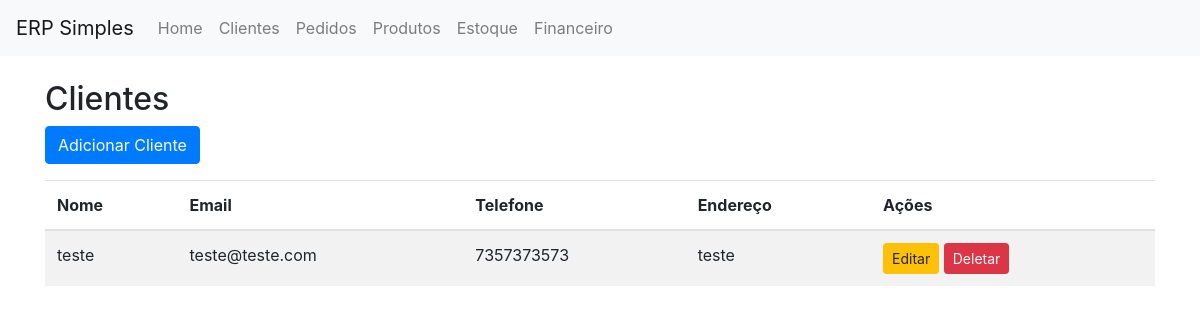
Page /clientes/ on the earlier database version.
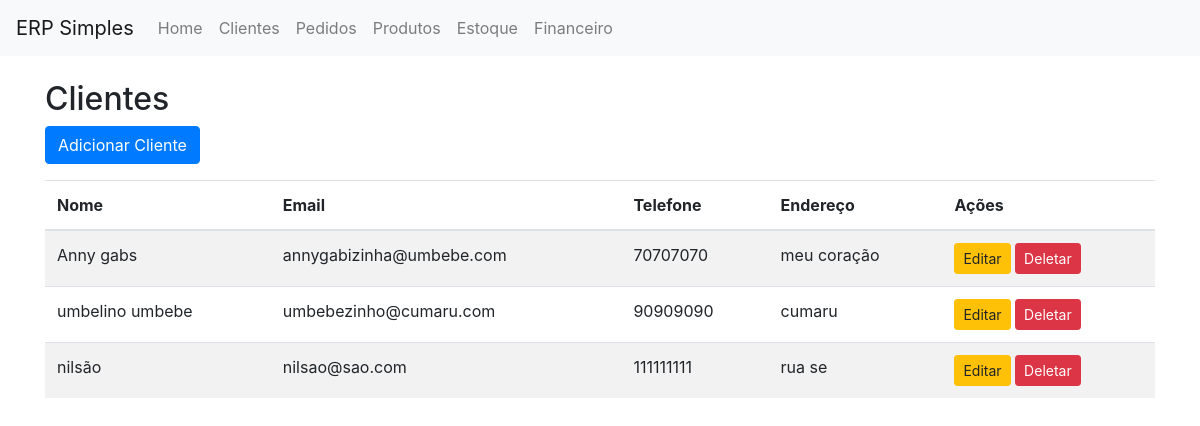
Same page on the later database version.
### vendas/models.py (models this page shows, shortened)
class Cliente(models.Model):
    nome = models.CharField(max_length=255)
    email = models.EmailField()
    telefone = models.CharField(max_length=20)
    endereco = models.TextField()

### vendas/views.py (the view)
# urls.py: path('clientes/', views.clientes_list, name='clientes_list'),
def clientes_list(request):
    clientes = Cliente.objects.all()
    return render(request, 'clientes_list.html', {'clientes': clientes})

### templates/clientes_list.html
{% extends 'base.html' %}
{% block content %}
<h2>Clientes</h2>
<a href="{% url 'clientes_add' %}" class="btn btn-primary mb-3">Adicionar Cliente</a>
<table class="table table-striped">
    <thead>
        <tr>
            <th>Nome</th>
            <th>Email</th>
            <th>Telefone</th>
            <th>Endereço</th>
            <th>Ações</th>
        </tr>
    </thead>
    <tbody>
        {% for cliente in clientes %}
        <tr>
            <td>{{ cliente.nome }}</td>
            <td>{{ cliente.email }}</td>
            <td>{{ cliente.telefone }}</td>
            <td>{{ cliente.endereco }}</td>
            <td>
                <a href="{% url 'clientes_edit' cliente.id %}" class="btn btn-warning btn-sm">Editar</a>
                <a href="{% url 'clientes_delete' cliente.id %}" class="btn btn-danger btn-sm">Deletar</a>
            </td>
        </tr>
        {% endfor %}
    </tbody>
</table>
{% endblock %}

### templates/base.html (shortened to what this page needs)
<!DOCTYPE html>
<html lang="en">
<head>
    <link href="https://stackpath.bootstrapcdn.com/bootstrap/4.5.2/css/bootstrap.min.css" rel="stylesheet">
</head>
<body>
    <nav class="navbar navbar-expand-lg navbar-light bg-light">
        <a class="navbar-brand" href="#">ERP Simples</a>
        <div class="collapse navbar-collapse">
            <ul class="navbar-nav mr-auto">
                <li class="nav-item">
                    <a class="nav-link" href="{% url 'home' %}">Home</a>
                </li>
                <li class="nav-item">
                    <a class="nav-link" href="{% url 'clientes_list' %}">Clientes</a>
                </li>
                <li class="nav-item">
                    <a class="nav-link" href="{% url 'pedidos_list' %}">Pedidos</a>
                </li>
                <li class="nav-item">
                    <a class="nav-link" href="{% url 'produtos_list' %}">Produtos</a>
                </li>
                <li class="nav-item">
                    <a class="nav-link" href="{% url 'estoque_list' %}">Estoque</a>
                </li>
                <li class="nav-item">
                    <a class="nav-link" href="{% url 'contas_list' %}">Financeiro</a>
                </li>
            </ul>
        </div>
    </nav>
    <div class="container mt-4">
        {% block content %}{% endblock %}
    </div>
</body>
</html>

Differences in the rows shown:
removed Cliente: nome "teste", email "teste@teste.com", telefone "7357373573", endereco "teste"
added Cliente: nome "Anny gabs", email "annygabizinha@umbebe.com", telefone "70707070", endereco "meu coração"
added Cliente: nome "umbelino umbebe", email "umbebezinho@cumaru.com", telefone "90909090", endereco "cumaru"
added Cliente: nome "nilsão", email "nilsao@sao.com", telefone "111111111", endereco "rua se"
